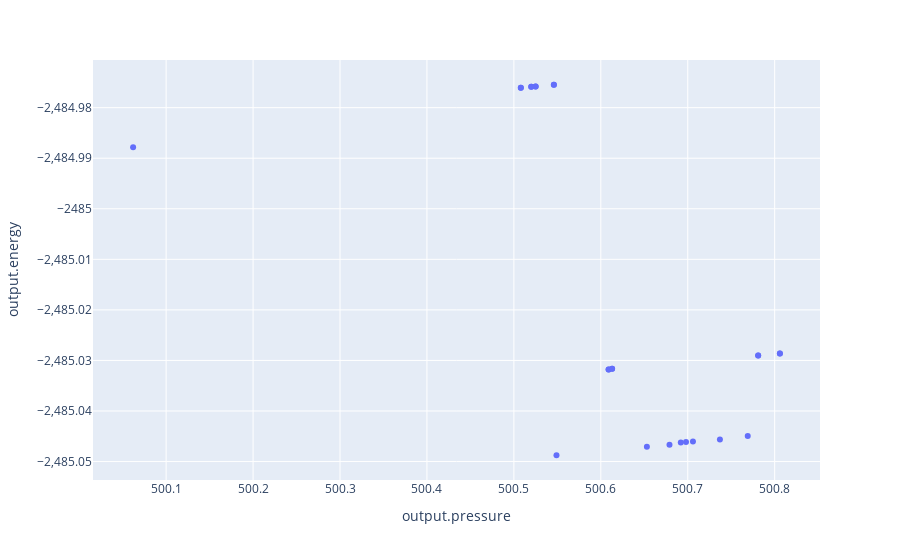

Here is the notebook cell this chart was saved with:
### Code cell
data.plot.scatter(x="output.pressure", y="output.energy")

### Figure 1 — Plotly figure (JSON) as saved in the notebook; plotly's stock layout.template omitted (floating-point values rounded to 4 significant figures)
{"data": [{"hovertemplate": "output.pressure=%{x}<br>output.energy=%{y}<extra></extra>", "legendgroup": "", "marker": {"color": "#636efa", "symbol": "circle"}, "mode": "markers", "name": "", "orientation": "v", "showlegend": false, "type": "scatter", "x": [500.5, 500.7, 500.5, 500.5, 500.5, 500.8, 500.8, 500.6, 500.7, 500.5, 500.6, 500.7, 500.5, 500.8, 500.5, 500.8, 500.5, 500.6, 500.5, 500.6, 500.1, 500.7, 500.7, 500.7, 500.8], "xaxis": "x", "y": [-2485.0, -2485.0, -2485.0, -2485.0, -2485.0, -2485.0, -2485.0, -2485.0, -2485.0, -2485.0, -2485.0, -2485.0, -2485.0, -2485.0, -2485.0, -2485.0, -2485.0, -2485.0, -2485.0, -2485.0, -2485.0, -2485.0, -2485.0, -2485.0, -2485.0], "yaxis": "y"}], "layout": {"legend": {"tracegroupgap": 0}, "margin": {"t": 60}, "xaxis": {"anchor": "y", "domain": [0, 1], "title": {"text": "output.pressure"}}, "yaxis": {"anchor": "x", "domain": [0, 1], "title": {"text": "output.energy"}}}}
